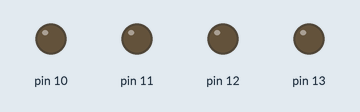
The sketch below on a simulated Arduino Uno, built with avr-gcc and run on an emulated ATmega328P. Shown: output pins drawn as LEDs (lit = HIGH).

Above: at 0.5 s.
At 2.5 s:
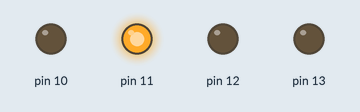
At 4.5 s:
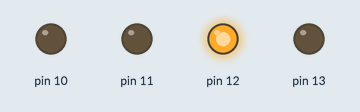
At 9.5 s:
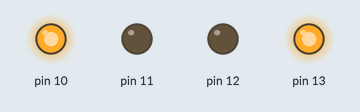
At 14.5 s:
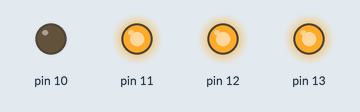
At 19.5 s:
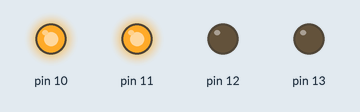
Timing chart, 0 to 20.8 s (numbered marks = the images above):
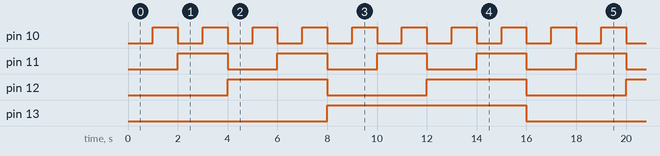

Measured:
- by itself, pin 10: alternates HIGH for 1.0 s and LOW for 1.0 s
- by itself, pin 11: alternates HIGH for 2.0 s and LOW for 2.0 s
- by itself, pin 12: alternates HIGH for 4.0 s and LOW for 4.0 s
- by itself, pin 13: alternates HIGH for 8.0 s and LOW for 8.0 s

The sketch:

7-Seg_HEX.ino
```cpp
void setup()
{
    //Initialize Pins 10-13 for HEX 0-F
    pinMode(10, OUTPUT);
    pinMode(11, OUTPUT);
    pinMode(12, OUTPUT);
    pinMode(13, OUTPUT);
}

void loop()
{
    //This loop will cycle from 0-F on a 7-Seg Display changing numbers every second.
    //The numbers are set up as follows
    //
    //NUMBER
    //digitalWrite(PIN NUM., HIGH(ON)/LOW(OFF);
    //digitalWrite(PIN NUM., HIGH(ON)/LOW(OFF);
    //digitalWrite(PIN NUM., HIGH(ON)/LOW(OFF);
    //digitalWrite(PIN NUM., HIGH(ON)/LOW(OFF);
    //delay(NUM. OF MILLISECONDS);


    //0
    digitalWrite(10, LOW);
    digitalWrite(11, LOW);
    digitalWrite(12, LOW);
    digitalWrite(13, LOW);
    delay(1000);

    //1
    digitalWrite(10, HIGH);
    digitalWrite(11, LOW);
    digitalWrite(12, LOW);
    digitalWrite(13, LOW);
    delay(1000);

    //2
    digitalWrite(10, LOW);
    digitalWrite(11, HIGH);
    digitalWrite(12, LOW);
    digitalWrite(13, LOW);
    delay(1000);

    //3
    digitalWrite(10, HIGH);
    digitalWrite(11, HIGH);
    digitalWrite(12, LOW);
    digitalWrite(13, LOW);
    delay(1000);

    //4
    digitalWrite(10, LOW);
    digitalWrite(11, LOW);
    digitalWrite(12, HIGH);
    digitalWrite(13, LOW);
    delay(1000);

    //5
    digitalWrite(10, HIGH);
    digitalWrite(11, LOW);
    digitalWrite(12, HIGH);
    digitalWrite(13, LOW);
    delay(1000);

    //6
    digitalWrite(10, LOW);
    digitalWrite(11, HIGH);
    digitalWrite(12, HIGH);
    digitalWrite(13, LOW);
    delay(1000);

    //7
    digitalWrite(10, HIGH);
    digitalWrite(11, HIGH);
    digitalWrite(12, HIGH);
    digitalWrite(13, LOW);
    delay(1000);

    //8
    digitalWrite(10, LOW);
    digitalWrite(11, LOW);
    digitalWrite(12, LOW);
    digitalWrite(13, HIGH);
    delay(1000);

    //9
    digitalWrite(10, HIGH);
    digitalWrite(11, LOW);
    digitalWrite(12, LOW);
    digitalWrite(13, HIGH);
    delay(1000);

    //A
    digitalWrite(10, LOW);
    digitalWrite(11, HIGH);
    digitalWrite(12, LOW);
    digitalWrite(13, HIGH);
    delay(1000);

    //B
    digitalWrite(10, HIGH);
    digitalWrite(11, HIGH);
    digitalWrite(12, LOW);
    digitalWrite(13, HIGH);
    delay(1000);

    //C
    digitalWrite(10, LOW);
    digitalWrite(11, LOW);
    digitalWrite(12, HIGH);
    digitalWrite(13, HIGH);
    delay(1000);

    //D
    digitalWrite(10, HIGH);
    digitalWrite(11, LOW);
    digitalWrite(12, HIGH);
    digitalWrite(13, HIGH);
    delay(1000);

    //E
    digitalWrite(10, LOW);
    digitalWrite(11, HIGH);
    digitalWrite(12, HIGH);
    digitalWrite(13, HIGH);
    delay(1000);

    //F
    digitalWrite(10, HIGH);
    digitalWrite(11, HIGH);
    digitalWrite(12, HIGH);
    digitalWrite(13, HIGH);
    delay(1000);
}
```
